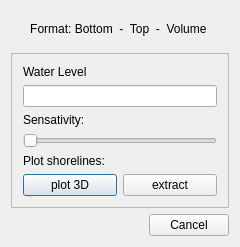
<?xml version="1.0" encoding="UTF-8"?>
<ui version="4.0">
 <class>displayShoreline</class>
 <widget class="QDialog" name="displayShoreline">
  <property name="geometry">
   <rect>
    <x>0</x>
    <y>0</y>
    <width>240</width>
    <height>247</height>
   </rect>
  </property>
  <property name="windowTitle">
   <string>display surfaces</string>
  </property>
  <layout class="QGridLayout" name="gridLayout_2">
   <item row="0" column="0">
    <widget class="QLabel" name="title_2">
     <property name="text">
      <string>Format: Bottom  -  Top  -  Volume </string>
     </property>
     <property name="alignment">
      <set>Qt::AlignCenter</set>
     </property>
    </widget>
   </item>
   <item row="1" column="0">
    <widget class="QFrame" name="frame">
     <property name="frameShape">
      <enum>QFrame::StyledPanel</enum>
     </property>
     <property name="frameShadow">
      <enum>QFrame::Raised</enum>
     </property>
     <layout class="QGridLayout" name="gridLayout">
      <item row="0" column="0">
       <widget class="QLabel" name="label_3">
        <property name="text">
         <string>Water Level</string>
        </property>
       </widget>
      </item>
      <item row="1" column="0" colspan="2">
       <widget class="QLineEdit" name="WaterLevel"/>
      </item>
      <item row="2" column="0">
       <widget class="QLabel" name="label_2">
        <property name="text">
         <string>Sensativity:</string>
        </property>
       </widget>
      </item>
      <item row="3" column="0" colspan="2">
       <widget class="QSlider" name="SensetivitySlider">
        <property name="minimum">
         <number>1</number>
        </property>
        <property name="maximum">
         <number>100</number>
        </property>
        <property name="orientation">
         <enum>Qt::Horizontal</enum>
        </property>
       </widget>
      </item>
      <item row="4" column="0">
       <widget class="QLabel" name="label">
        <property name="text">
         <string>Plot shorelines:</string>
        </property>
       </widget>
      </item>
      <item row="5" column="0">
       <widget class="QPushButton" name="Plot2D">
        <property name="text">
         <string>plot 3D</string>
        </property>
       </widget>
      </item>
      <item row="5" column="1">
       <widget class="QPushButton" name="Extract">
        <property name="text">
         <string>extract</string>
        </property>
       </widget>
      </item>
     </layout>
    </widget>
   </item>
   <item row="2" column="0">
    <widget class="QDialogButtonBox" name="cancelButton">
     <property name="standardButtons">
      <set>QDialogButtonBox::Cancel</set>
     </property>
    </widget>
   </item>
  </layout>
 </widget>
 <layoutdefault spacing="6" margin="11"/>
 <resources/>
 <connections/>
</ui>
